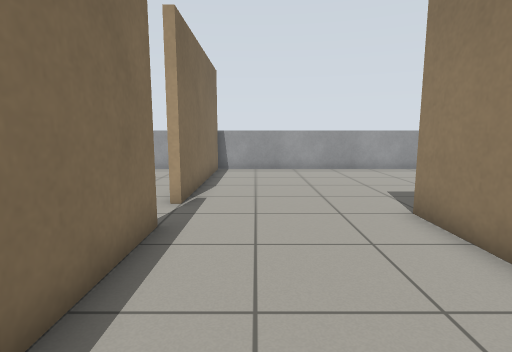
view 1 (above)

19 first-person views from a walk through a world built for the Gazebo simulator. The camera is 0.94 m above the floor, tilts 8° down and sees 80° across. The floor is counted in squares, 0.5 m on a side. Each view is taken from the middle of a square. On the plan, view 1 faces up. The plan holds only what a view shows up to about 16 squares ahead; the rest is blank. The place goes on beyond the plan.

view 2
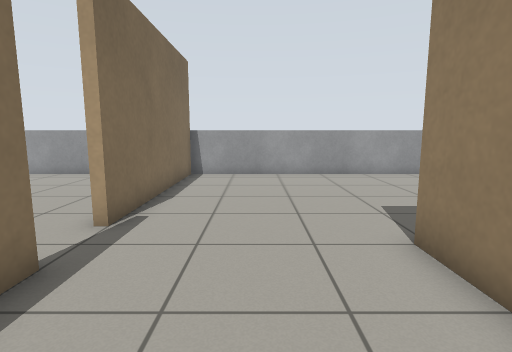

view 3
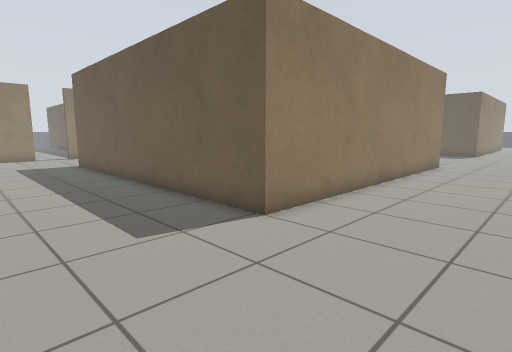

view 4
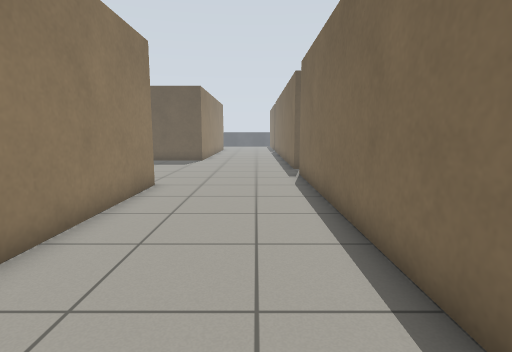

view 5
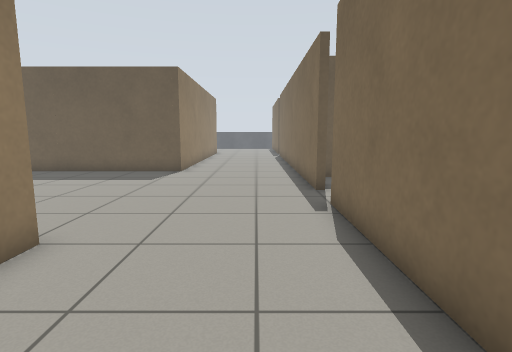

view 6
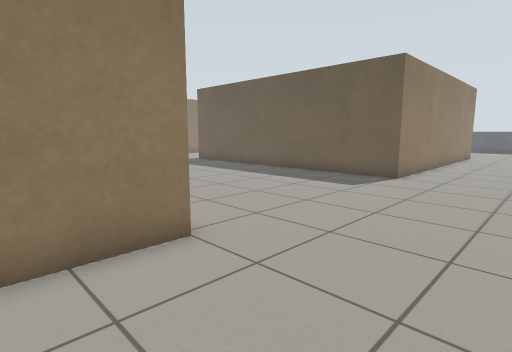

view 7
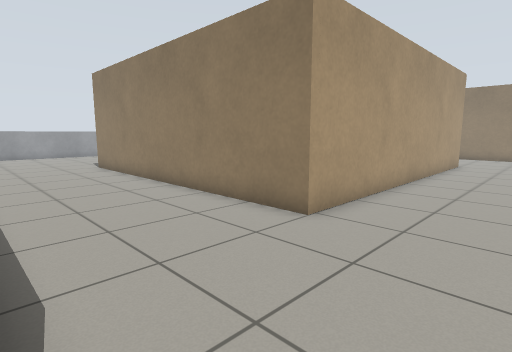

view 8
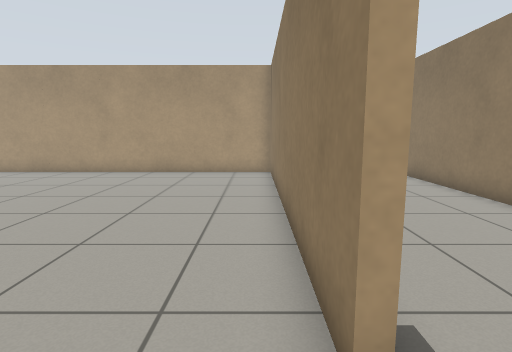

view 9
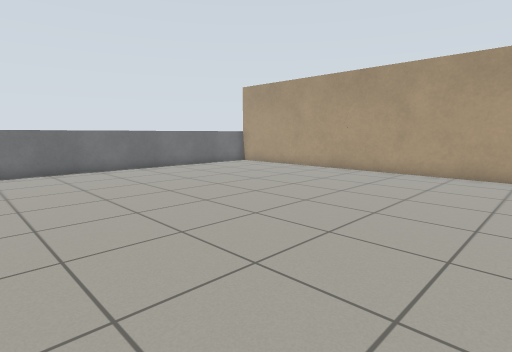

view 10
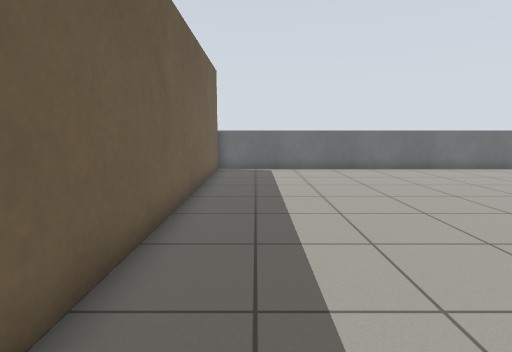

view 11
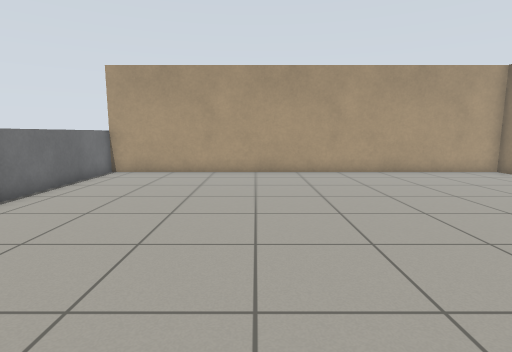

view 12
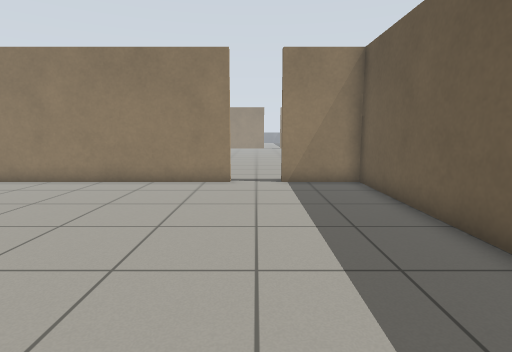

view 13
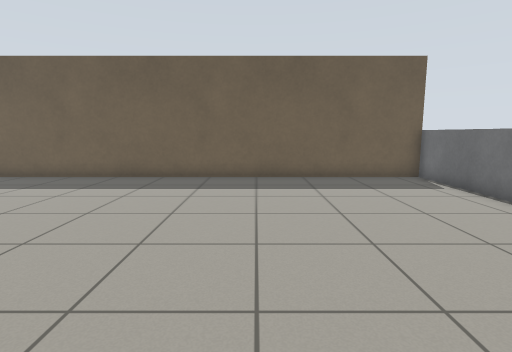

view 14
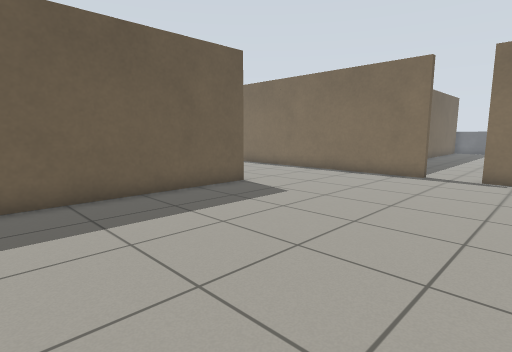

view 15
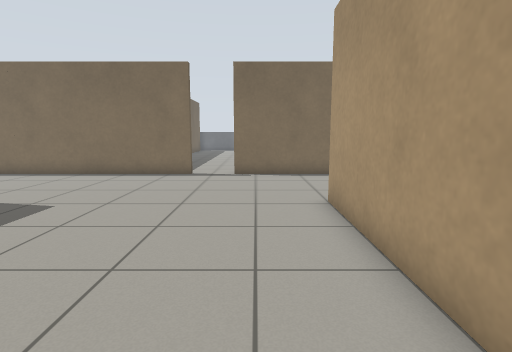

view 16
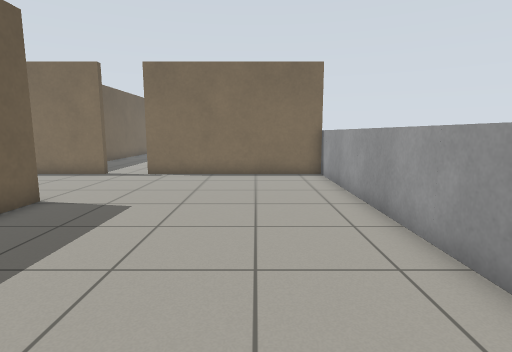

view 17
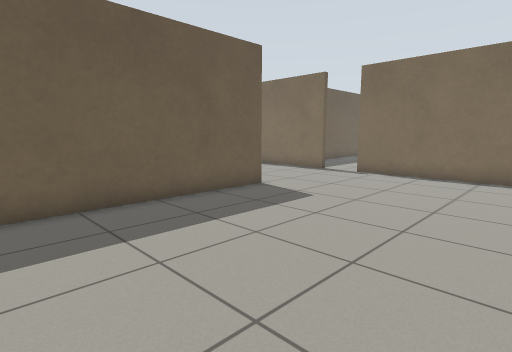

view 18
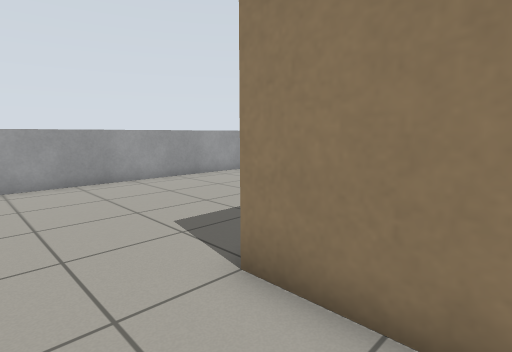

view 19
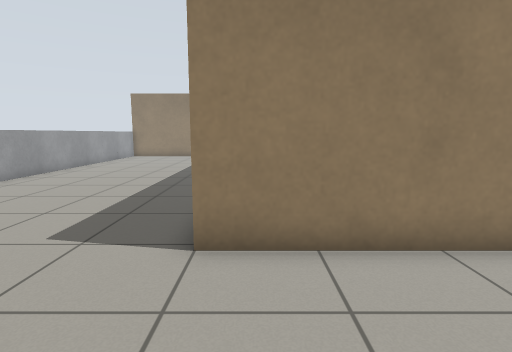

### Floor plan
Points are (right, up) in squares from view 1. A wall is a line through its corners. A room is listed if a view was taken in it or the views show most of it. See-through windows are left out.
Room 1 (views 1, 2, 3, 4, 5, 6, 16, 17, 18, 19)
walls: (-2, 6.1) (-2, -8.5); (-2, 16.1) (-2, 8) (-2.4, 8); (3.7, -7) (3.7, 7) (12.5, 7)
ways out: opening at (1, -8.8) to room 2; opening at (-2, 7.5)
objects: grey box (-1, 16); grey box (0, 16) to (1, 16); grey box (2, 16) to (3, 16); grey box (4, 16) to (5, 16); grey box (6, 16) to (7, 16); grey box (8, 16) to (9, 16); grey box (10, 16) to (10, 18); grey box (11, 16) to (12, 16)
Room 2 (views 7, 14, 15)
walls: (3.7, -17.5) (3.7, -17) (11.4, -17); (-2, -11.9) (-2, -17.5); (-2, -8.5) (-2, -10) (-2.3, -10); (12.5, -7) (3.7, -7)
ways out: opening at (1, -8.8) to room 1; opening at (-2, -10.5) to room 3
Room 3 (views 8, 9, 10, 11, 12, 13)
walls: (-2.3, -10) (-2.3, 2.7) (-21, 2.7); (-21.1, -15) (-2.3, -15) (-2.3, -12)
ways out: opening at (-2, -10.5) to room 2
objects: grey box (-23, 1) to (-21, 1); grey box (-21, -14); grey box (-21, -13) to (-21, -12); grey box (-21, -11) to (-21, -10); grey box (-21, -9) to (-21, -8); grey box (-21, -7) to (-21, -6); grey box (-21, -5) to (-21, -4); grey box (-21, -3) to (-21, -2); grey box (-21, -1) to (-21, 0); grey box (-21, 2)

Where each view was taken, in squares from view 1:
view 1: 0 up, 0 right, facing up
view 2: 2 up, 1 right, facing up
view 3: 12 up, 1 left, facing down-right
view 4: 4 up, 0 right, facing down
view 5: 2 down, 0 right, facing down
view 6: 4 down, 1 left, facing down-right
view 7: 11 down, 2 left, facing up-right
view 8: 12 down, 3 left, facing up
view 9: 12 down, 5 left, facing up-left
view 10: 13 down, 5 left, facing left
view 11: 12 down, 14 left, facing up
view 12: 11 down, 14 left, facing right
view 13: 2 down, 14 left, facing down
view 14: 8 down, 12 right, facing down-left
view 15: 9 down, 12 right, facing left
view 16: 13 up, 12 right, facing left
view 17: 15 up, 12 right, facing down-left
view 18: 4 up, 1 right, facing up-right
view 19: 6 up, 1 left, facing right
